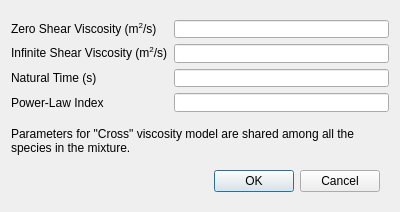
<?xml version="1.0" encoding="UTF-8"?>
<ui version="4.0">
 <class>ViscosityCrossDialog</class>
 <widget class="QDialog" name="ViscosityCrossDialog">
  <property name="geometry">
   <rect>
    <x>0</x>
    <y>0</y>
    <width>400</width>
    <height>212</height>
   </rect>
  </property>
  <property name="windowTitle">
   <string>Crosss Viscosity</string>
  </property>
  <layout class="QVBoxLayout" name="verticalLayout">
   <item>
    <widget class="QWidget" name="widget" native="true">
     <layout class="QFormLayout" name="formLayout_2">
      <property name="leftMargin">
       <number>0</number>
      </property>
      <property name="rightMargin">
       <number>0</number>
      </property>
      <item row="0" column="0">
       <widget class="QLabel" name="label">
        <property name="text">
         <string>Zero Shear Viscosity (m&lt;sup&gt;2&lt;/sup&gt;/s)</string>
        </property>
       </widget>
      </item>
      <item row="0" column="1">
       <widget class="FloatEdit" name="zeroShearViscosity"/>
      </item>
      <item row="1" column="0">
       <widget class="QLabel" name="label_2">
        <property name="text">
         <string>Infinite Shear Viscosity (m&lt;sup&gt;2&lt;/sup&gt;/s)</string>
        </property>
       </widget>
      </item>
      <item row="1" column="1">
       <widget class="FloatEdit" name="infiniteShearViscosity"/>
      </item>
      <item row="2" column="0">
       <widget class="QLabel" name="label_3">
        <property name="text">
         <string>Natural Time (s)</string>
        </property>
       </widget>
      </item>
      <item row="2" column="1">
       <widget class="FloatEdit" name="naturalTime"/>
      </item>
      <item row="3" column="0">
       <widget class="QLabel" name="label_4">
        <property name="text">
         <string>Power-Law Index</string>
        </property>
       </widget>
      </item>
      <item row="3" column="1">
       <widget class="FloatEdit" name="powerLawIndex"/>
      </item>
     </layout>
    </widget>
   </item>
   <item>
    <widget class="QLabel" name="label_6">
     <property name="text">
      <string>Parameters for &quot;Cross&quot; viscosity model are shared among all the species in the mixture.</string>
     </property>
     <property name="wordWrap">
      <bool>true</bool>
     </property>
    </widget>
   </item>
   <item>
    <widget class="QWidget" name="widget_2" native="true">
     <layout class="QHBoxLayout" name="horizontalLayout_3">
      <item>
       <spacer name="horizontalSpacer">
        <property name="orientation">
         <enum>Qt::Horizontal</enum>
        </property>
        <property name="sizeHint" stdset="0">
         <size>
          <width>208</width>
          <height>20</height>
         </size>
        </property>
       </spacer>
      </item>
      <item>
       <widget class="QPushButton" name="ok">
        <property name="text">
         <string>OK</string>
        </property>
        <property name="default">
         <bool>true</bool>
        </property>
       </widget>
      </item>
      <item>
       <widget class="QPushButton" name="cancel">
        <property name="text">
         <string>Cancel</string>
        </property>
       </widget>
      </item>
     </layout>
    </widget>
   </item>
  </layout>
 </widget>
 <customwidgets>
  <customwidget>
   <class>FloatEdit</class>
   <extends>QLineEdit</extends>
   <header>widgets.typed_edit</header>
  </customwidget>
 </customwidgets>
 <resources/>
 <connections>
  <connection>
   <sender>cancel</sender>
   <signal>clicked()</signal>
   <receiver>ViscosityCrossDialog</receiver>
   <slot>reject()</slot>
   <hints>
    <hint type="sourcelabel">
     <x>353</x>
     <y>159</y>
    </hint>
    <hint type="destinationlabel">
     <x>199</x>
     <y>94</y>
    </hint>
   </hints>
  </connection>
 </connections>
</ui>
